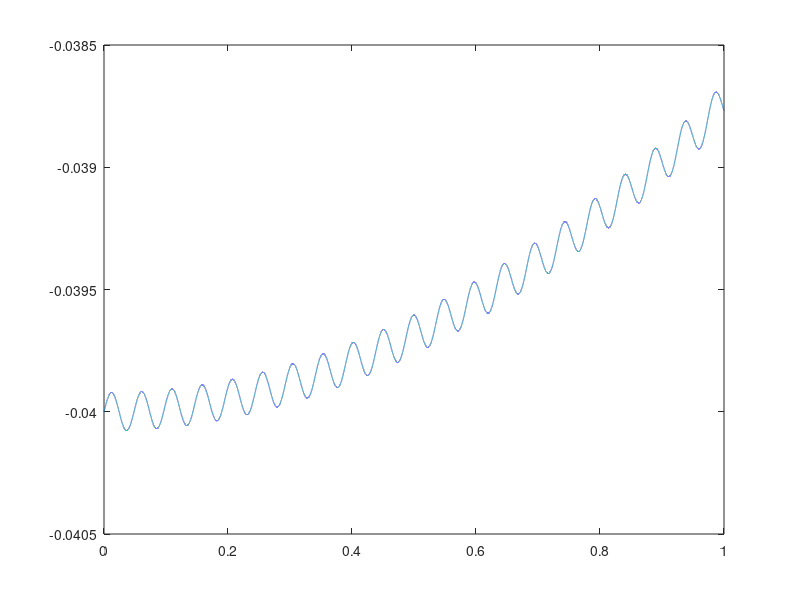

The MATLAB source for this figure:
% MAE 207 Assignment 3, Problem 3 TEMPLATE
% Original Author: Allison Okamura, September 20, 2015
% Last Modified By: Tania Morimoto, January 2021
 
% Clear the workspace.
clear all;
clc;
%% Constants
 
% device and human parameters
m = 0.03;       % effective mass at the handle, kg
b = 1;       % viscous damping, Ns/m
kh = 500;    % human hand stiffness, N/m
bh = 10;     % human hand damping, Ns/m
 
% virtual wall parameters
kwall = 500;  % wall stiffness, N/m
xwall = 0.025; % wall position, m
 
% times for dynamic simulation
tstart = 0;    % s
tend = 10;      % s
T = 0.00001;    % s
t = (tstart:T:tend)';   % time vector
 
% human input
omega = 0.04*2*pi; % frequency of user's desired motion, rad/s
A = 0.04;             % amplitude of user's desired motion, m
xd = -A*cos(omega.*t);    % user's desired hand position, in m
vd = A*omega*cos(omega.*t); % user's desired hand velocity, in m/s

% figure(1)
% hold on
% plot(xd,t)
% plot(vd,t)
% hold off
% xline(xwall)
%% State Tracking
 
xh = zeros(length(t),1);    % handle position
vh = zeros(length(t),1);    % handle velocity
ah = zeros(length(t),1);    % handle acceleration
fa = zeros(length(t),1);    % force applied by the actuator
ff = fa;
ffelt = zeros(length(t),1); % force felt by the human
 
%% Dynamic Simulation
P = 100000;
for i = 1:P
    % integrate the main state derivatives
    if (i == 1)
        % first time step has no difference between desired and actual
        % handle position
        vh(i) = vd(i);
        xh(i) = xd(i);
    else
        % simple Euler integration (you could use something more accurate!)
        vh(i) = vh(i-1) + ah(i-1) * T; 
        xh(i) = xh(i-1) + vh(i-1) * T; 
    end
 
    % force applied by the virtual environment
    if (xh(i) > xwall)
        fa(i) = kwall*(xwall-xh(i));
    else
        fa(i) = 0;
    end
 
    % force between the hand and the handle
    fh = kh*(xd(i)-xh(i));
    
    % force felt by the user
    ffelt(i) = -fh;
    
    % damping force
    ff(i) = 0;
 
    % Compute the sum of forces on the handle: applied force, human force,
    % and friction force. 
    ftotal = fa(i) + fh + ff(i);
 
    % Compute the handle's new acceleration for the next iteration.
    ah(i) = ftotal / m;
    
end
figure(2)
plot(t(1:P),xh(1:P))

% figure(1)
% hold on
% plot(xd,t)
% plot(vd,t)
% hold off
% xline(xwall)
 
% %% Plotting
% 
% figure(1); clf;
% 
% 
% % positions in top subplot
% subplot(2,1,1)
% h = plot(t,xh);
% % hold on
% % xline(xwall);
% % xline(xd);
% % hold off

%h(3) = plot(xh,t);
%set(h(2),'Color',[1 .3 0],'LineWidth',0.5)
% set(h(3),'Color',[.8 0 .8],'LineWidth',1.0)
% xlabel('time (s)')
% ylabel('position (m)')
%legend('virtual surface','x_d: user''s desired position','x_h: handle position')
% axis([tstart tend -xmax xmax])
% title('Dynamic Simulation of a Haptic Interface')
 
% % forces in bottom subplot
% subplot(2,1,2)
% h = plot(?);
% set(h(1),'Color',[0 .8 .2],'LineWidth',0.5)
% set(h(2),'Color',[0 .2 .8],'LineWidth',1.0)
% xlabel('time (s)')
% ylabel('force (N)')
% legend('f_a: force applied by device','f_{felt}: force felt by user')
% axis([tstart tend -fmax fmax])
